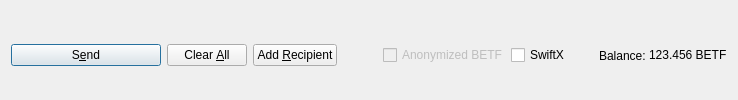
         <widget class="QFrame" name="frame_Send">
          <layout class="QHBoxLayout" name="horizontalLayout">
           <property name="bottomMargin">
            <number>0</number>
           </property>
           <item>
            <widget class="QPushButton" name="sendButton">
             <property name="minimumSize">
              <size>
               <width>150</width>
               <height>0</height>
              </size>
             </property>
             <property name="toolTip">
              <string>Confirm the send action</string>
             </property>
             <property name="text">
              <string>S&amp;end</string>
             </property>
             <property name="icon">
              <iconset resource="../betfint.qrc">
               <normaloff>:/icons/send</normaloff>:/icons/send</iconset>
             </property>
             <property name="autoDefault">
              <bool>false</bool>
             </property>
             <property name="default">
              <bool>true</bool>
             </property>
            </widget>
           </item>
           <item>
            <widget class="QPushButton" name="clearButton">
             <property name="sizePolicy">
              <sizepolicy hsizetype="Minimum" vsizetype="Fixed">
               <horstretch>0</horstretch>
               <verstretch>0</verstretch>
              </sizepolicy>
             </property>
             <property name="toolTip">
              <string>Clear all fields of the form.</string>
             </property>
             <property name="text">
              <string>Clear &amp;All</string>
             </property>
             <property name="icon">
              <iconset resource="../betfint.qrc">
               <normaloff>:/icons/remove</normaloff>:/icons/remove</iconset>
             </property>
             <property name="autoDefault">
              <bool>false</bool>
             </property>
            </widget>
           </item>
           <item>
            <widget class="QPushButton" name="addButton">
             <property name="toolTip">
              <string>Send to multiple recipients at once</string>
             </property>
             <property name="text">
              <string>Add &amp;Recipient</string>
             </property>
             <property name="icon">
              <iconset resource="../betfint.qrc">
               <normaloff>:/icons/add</normaloff>:/icons/add</iconset>
             </property>
             <property name="autoDefault">
              <bool>false</bool>
             </property>
            </widget>
           </item>
           <item>
            <spacer name="horizontalSpacer">
             <property name="orientation">
              <enum>Qt::Horizontal</enum>
             </property>
             <property name="sizeHint" stdset="0">
              <size>
               <width>40</width>
               <height>20</height>
              </size>
             </property>
            </spacer>
           </item>
           <item>
            <layout class="QHBoxLayout" name="horizontalLayout_2">
             <property name="spacing">
              <number>3</number>
             </property>
             <item>
              <widget class="QCheckBox" name="checkzBETF">
               <property name="enabled">
                <bool>false</bool>
               </property>
               <property name="text">
                <string>Anonymized BETF</string>
               </property>
              </widget>
             </item>
             <item>
              <widget class="QCheckBox" name="checkSwiftTX">
               <property name="enabled">
                <bool>true</bool>
               </property>
               <property name="minimumSize">
                <size>
                 <width>85</width>
                 <height>0</height>
                </size>
               </property>
               <property name="text">
                <string>SwiftX</string>
               </property>
              </widget>
             </item>
             <item>
              <widget class="QLabel" name="label">
               <property name="text">
                <string>Balance:</string>
               </property>
              </widget>
             </item>
             <item>
              <widget class="QLabel" name="labelBalance">
               <property name="sizePolicy">
                <sizepolicy hsizetype="Preferred" vsizetype="Fixed">
                 <horstretch>0</horstretch>
                 <verstretch>0</verstretch>
                </sizepolicy>
               </property>
               <property name="cursor">
                <cursorShape>IBeamCursor</cursorShape>
               </property>
               <property name="text">
                <string notr="true">123.456 BETF</string>
               </property>
               <property name="textInteractionFlags">
                <set>Qt::LinksAccessibleByMouse|Qt::TextSelectableByKeyboard|Qt::TextSelectableByMouse</set>
               </property>
              </widget>
             </item>
            </layout>
           </item>
          </layout>
         </widget>
